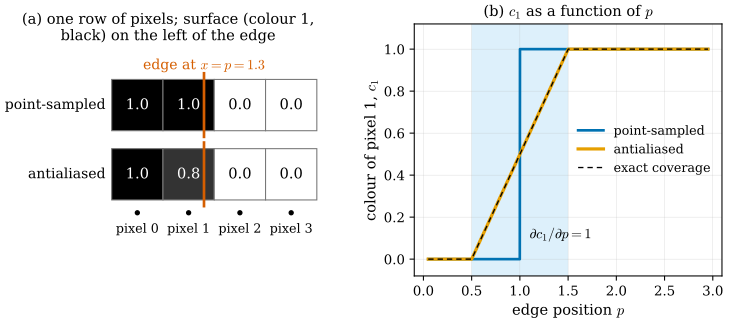

Write Python code to recreate this figure.
"""Figure 31.5.5: why point-sampled visibility has no gradient and how analytic antialiasing gives one (Section 31.5).

A row of pixels with centres at x = 0, 1, 2, 3 (pixel k covers [k - 0.5, k + 0.5]). A surface of colour 1 covers
x < p (a vertical silhouette edge at x = p), the background has colour 0.
  point sampling: pixel k shows 1 if its centre is covered (k < p), else 0;
  analytic antialiasing (the rule described for nvdiffrast [Laine20]): for each pair of horizontally adjacent pixels
    whose samples differ, the edge crosses the segment between the two centres at p; the pixel that contains the
    crossing receives the colour of the other pixel with a blend factor that is linear in the crossing position,
    0 at the midpoint and 1/2 at that pixel's centre;
  exact coverage (box filter): pixel k shows the covered fraction clamp(p - (k - 0.5), 0, 1).
(a) The row of pixels for p = 1.3 (edge inside pixel 1): top point-sampled colours, bottom antialiased colours.
(b) The colour of pixel 1 as a function of p: point-sampled (step), antialiased (ramp), exact (dashed).
Self-check: for a vertical edge the antialiased colour equals the exact coverage (as stated in the paper for vertical
and horizontal edges); its derivative with respect to p is 1 on (0.5, 1.5) and 0 elsewhere, while the
point-sampled derivative is 0 except at p = 1.

Run from the project root: ``PYTHONPATH=tools python3 chapters/31-meshes/figures/fig-31-5-5-silhouette-gradient.py``
"""

import dgfig

dgfig.setup()

import matplotlib.pyplot as plt  # noqa: E402
import numpy as np  # noqa: E402
from matplotlib.patches import Rectangle  # noqa: E402

C = dgfig.COLORS
K = 4


def point_sampled(p):
    return np.array([1.0 if k < p else 0.0 for k in range(K)])


def antialiased(p):
    c = point_sampled(p)
    out = c.copy()
    for k in range(K - 1):               # pair (k, k + 1)
        if c[k] != c[k + 1] and k < p < k + 1:
            mid = k + 0.5
            if p > mid:                  # crossing inside the right pixel: left colour blends into it
                w = p - mid
                out[k + 1] = (1 - w) * c[k + 1] + w * c[k]
            else:                        # crossing inside the left pixel
                w = mid - p
                out[k] = (1 - w) * c[k] + w * c[k + 1]
    return out


def exact(p):
    return np.array([np.clip(p - (k - 0.5), 0, 1) for k in range(K)])


ps = np.linspace(0.05, 2.95, 2901) + 1e-4   # avoid the measure-zero ties at pixel centres
for p in ps:
    if abs(p - round(p)) > 1e-9:     # an edge exactly through a pixel centre is a measure-zero tie
        assert np.allclose(antialiased(p), exact(p), atol=1e-12)

fig, (ax, axb) = plt.subplots(1, 2, figsize=(7.6, 3.5), gridspec_kw=dict(width_ratios=[1.0, 1.0], wspace=0.3))
p0 = 1.3
for row, (name, vals) in enumerate((("point-sampled", point_sampled(p0)), ("antialiased", antialiased(p0)))):
    y0 = 1.25 - row * 1.35
    for k in range(K):
        g = 1 - vals[k]
        ax.add_patch(Rectangle((k - 0.5, y0 - 0.5), 1, 1, fc=(g, g, g), ec=C["aux"], lw=0.8))
        ax.text(k, y0, f"{vals[k]:.1f}", ha="center", va="center", fontsize=11,
                color="white" if vals[k] > 0.5 else "black")
    ax.text(-0.62, y0, name, ha="right", va="center", fontsize=10.5)
for y0 in (1.25, -0.1):
    ax.plot([p0, p0], [y0 - 0.62, y0 + 0.62], color=C["normal"], lw=2.0)
ax.text(p0, 1.95, r"edge at $x = p = 1.3$", ha="center", fontsize=10.5, color=C["normal"])
for k in range(K):
    ax.plot(k, -0.85, "o", color=C["main"], ms=3)
    ax.text(k, -1.05, f"pixel {k}", ha="center", va="top", fontsize=9.5)
ax.set_xlim(-2.4, 3.6)
ax.set_ylim(-1.35, 2.1)
ax.set_aspect("equal")
ax.set_axis_off()
ax.set_title("(a) one row of pixels; surface (colour 1,\nblack) on the left of the edge", fontsize=11, pad=16)

axb.plot(ps, [point_sampled(p)[1] for p in ps], color=C["tangent"], lw=2.0, label="point-sampled")
axb.plot(ps, [antialiased(p)[1] for p in ps], color=C["accent"], lw=2.4, label="antialiased")
axb.plot(ps, [exact(p)[1] for p in ps], color=C["main"], lw=1.0, ls=(0, (4, 3)), label="exact coverage")
axb.axvspan(0.5, 1.5, color=C["region"], alpha=0.2, lw=0)
axb.text(1.1, 0.1, r"$\partial c_1/\partial p = 1$", ha="left", fontsize=10.5)
axb.set_xlabel(r"edge position $p$")
axb.set_ylabel(r"colour of pixel 1, $c_1$")
axb.legend(fontsize=9.5, frameon=False, loc="center right")
axb.set_ylim(-0.08, 1.12)
axb.grid(True, lw=0.3, alpha=0.5)
axb.set_title(r"(b) $c_1$ as a function of $p$", fontsize=11)
fig.subplots_adjust(left=0.01, right=0.98, top=0.9, bottom=0.15)
dgfig.save(fig, __file__)
